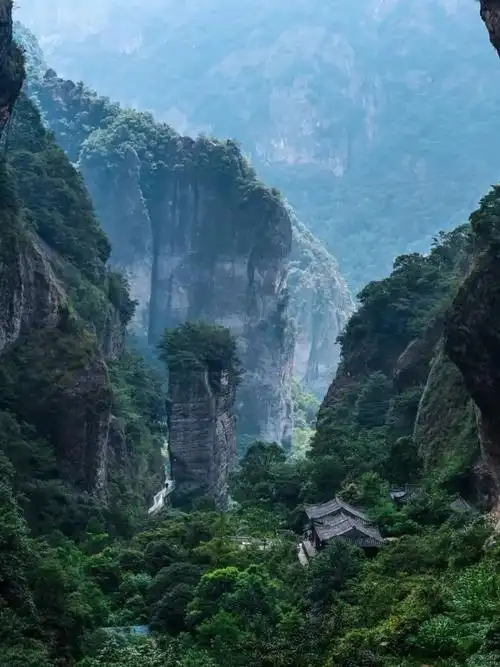
#> input picture Part11/mountain.png, 500 x 667 px
$ python bolg011b.py
#> lines starting #> are read from the running program, lines starting #| are printed output that depends on the picture
import cv2
import numpy as np

# 平均灰度处理方法

img = cv2.imread('mountain.png')
#> img is the input picture: shape (667, 500, 3); mean B, G, R 110.2, 98.3, 66.6
height,width =img.shape[:2]
#> height = 667; width = 500
grayimg = np.zeros((height,width,3),np.uint8)
grayImg = np.zeros((height,width,3),np.uint8)

# 图像平均灰度处理方法
for i in range(height):
    for j in range(width):
        # 灰度值为RGB 三个分量的平均值
        gray = (int(img[i,j][0])+int(img[i,j][1])+int(img[i,j][2]))/3
        grayI = 0.3 * img[i,j][0] + 0.59 * img[i,j][1]+ 0.11 * img[i,j][2]
        grayimg[i,j] = np.uint8(gray)
        grayImg[i,j] = np.uint8(grayI)
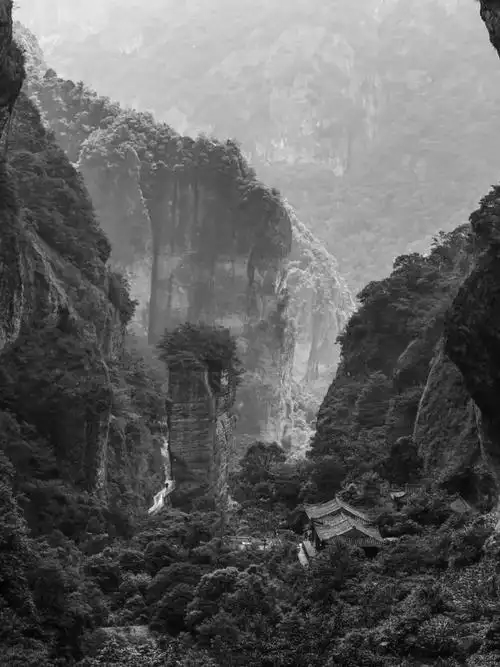
#> grayImg: shape (667, 500, 3); min 0, max 252, mean 97.9

cv2.imshow('Source',img)
cv2.imshow('Gray',grayimg)
cv2.imshow('GrayImg',grayImg)

cv2.waitKey(0)
cv2.destroyAllWindows()
